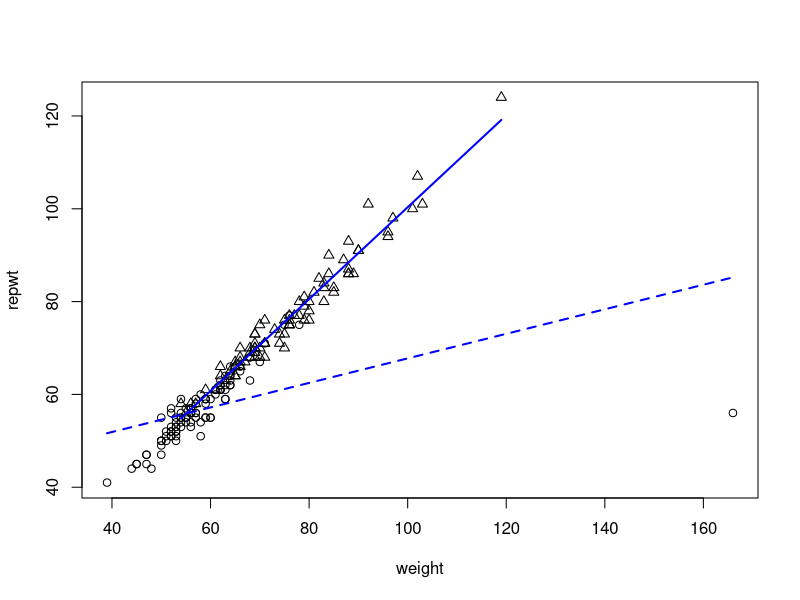

Reproduce this figure in R.
## ---- chunk 1
knitr::opts_chunk$set(echo = TRUE)
library(car)
## ---- chunk 2

plot(repwt ~ weight, pch=c(1,2)[sex], data=Davis)
regLine(lm(repwt~weight, subset=sex=="M", data=Davis))
regLine(lm(repwt~weight, subset=sex=="F", data=Davis), lty=2)
